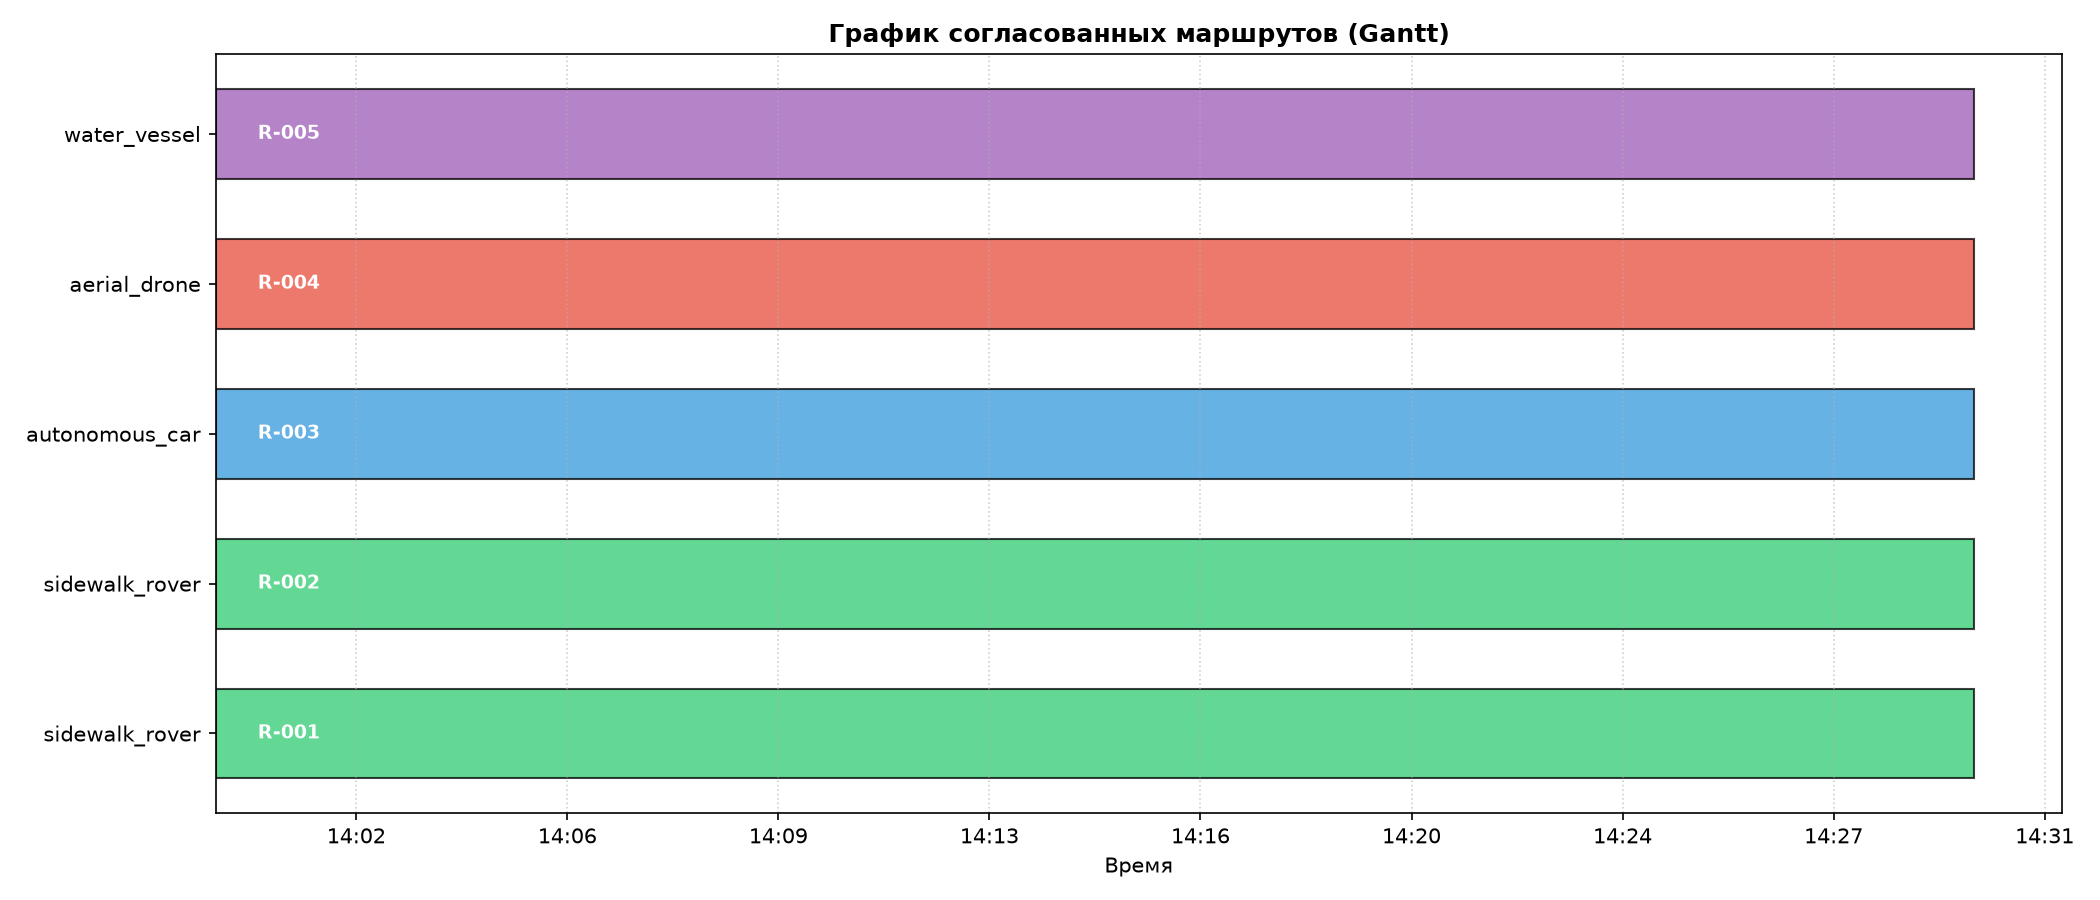

Python code for this plot:
# gantt.py
import matplotlib.pyplot as plt
import matplotlib.dates as mdates
from datetime import datetime, timedelta

from visualize import COLORS


def draw_gantt(dispatcher):
    """
    Диаграмма Ганта: горизонтальные полосы по времени для каждого
    согласованного маршрута, окрашенные по типу транспорта.
    """
    fig, ax = plt.subplots(figsize=(14, 6))

    routes = dispatcher.approved
    if not routes:
        ax.text(0.5, 0.5, "Нет согласованных маршрутов",
                ha='center', va='center', fontsize=14)
        ax.set_title("График согласованных маршрутов (Gantt)",
                     fontweight='bold')
        plt.tight_layout()
        plt.savefig("gantt.png", dpi=150)
        plt.show()
        return

    for i, route in enumerate(routes):
        start = mdates.date2num(route.time_window[0])
        end = mdates.date2num(route.time_window[1])
        color = COLORS[route.transport_type.value]

        ax.barh(i, end - start, left=start, height=0.6,
                color=color, alpha=0.75, edgecolor='black')
        ax.text(start + 0.0005, i, f"{route.route_id}",
                va='center', fontsize=9, color='white', fontweight='bold')

    ax.set_yticks(range(len(routes)))
    ax.set_yticklabels([r.transport_type.value for r in routes])
    ax.xaxis.set_major_formatter(mdates.DateFormatter('%H:%M'))
    ax.set_xlabel("Время")
    ax.set_title("График согласованных маршрутов (Gantt)",
                 fontweight='bold')
    ax.grid(True, axis='x', linestyle=':', alpha=0.6)

    plt.tight_layout()
    plt.savefig("gantt.png", dpi=150)
    plt.show()
